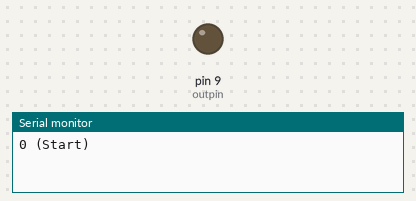
Recording of a sketch running on a simulated Arduino Uno, built with avr-gcc and run on an emulated ATmega328P. Parts: output pins drawn as LEDs (lit = HIGH), the last lines printed to the serial monitor.

Above: at 0.05 s.
At 0.65 s:
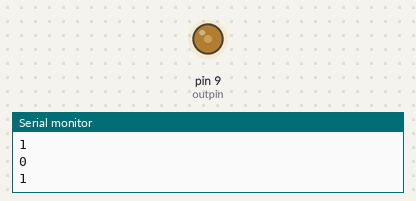
At 0.8 s:
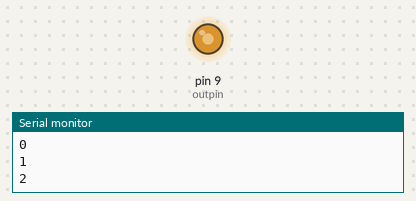
At 1.3 s:
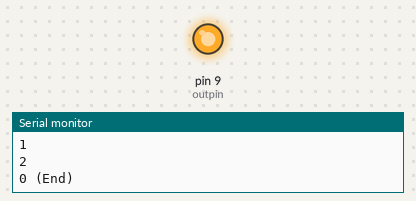
Timing chart, 0 to 3.0 s (numbered marks = the images above):
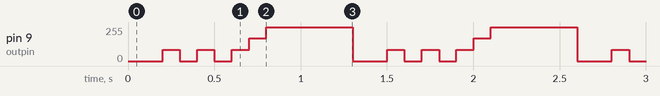

Measured:
- by itself, pin 9 (outpin): repeats every 1.3 s: 2 × (0/255 0.10 s, 85/255 0.10 s), 170/255 0.10 s, 255/255 0.50 s, 0/255 0.20 s, 85/255 0.10 s

The sketch:

hatten2_transmitter.ino
```cpp
int outpin = 9;
int data_length = 7;
int base = 3;    // n進数の定義
// int base = 3
int value[] = {0, 1, 0, 1, 0, 1, 2};
// int data[] = {0, 1, 2, 1, 0, 3, 1}
int threshold = 0;
int dly = 100;  // 100, 20, 5
int dly2 = 500;

void data2Bright(int *value, int base, int *bright) {
  int step = (255 - threshold) / base;

  for (int i = 0; i < data_length; i++) {
    bright[i] = threshold + value[i] * step;
  }
}

void setup() {
  Serial.begin(9600);
  pinMode(outpin, OUTPUT);

  TCCR1B = (TCCR1B & 0B11111000) | 0x02;
}

void loop() {
  analogWrite(outpin, 0);
  Serial.println("0 (Start)");
  delay(dly);

  int bright[data_length] = {0};
  data2Bright(value, base, bright);

  for (int i = 0; i < data_length; i++) {
    analogWrite(outpin, bright[i]);
    Serial.println(value[i]);
    delay(dly);
  }
  analogWrite(outpin, 255);
  Serial.println("0 (End)");
  delay(dly2);
}
```
